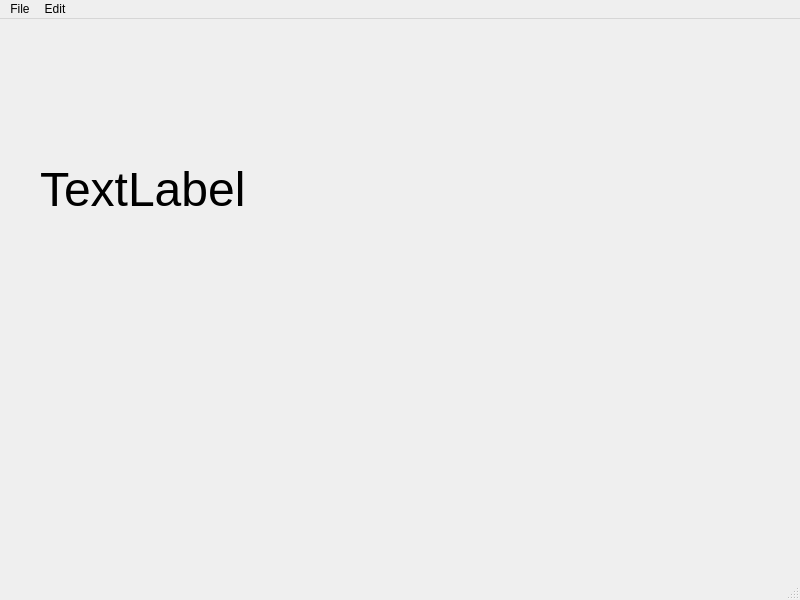
<?xml version="1.0" encoding="UTF-8"?>
<ui version="4.0">
 <class>MainWindow</class>
 <widget class="QMainWindow" name="MainWindow">
  <property name="geometry">
   <rect>
    <x>0</x>
    <y>0</y>
    <width>800</width>
    <height>600</height>
   </rect>
  </property>
  <property name="windowTitle">
   <string>MainWindow</string>
  </property>
  <widget class="QWidget" name="centralwidget">
   <widget class="QLabel" name="label">
    <property name="geometry">
     <rect>
      <x>40</x>
      <y>90</y>
      <width>531</width>
      <height>161</height>
     </rect>
    </property>
    <property name="font">
     <font>
      <pointsize>36</pointsize>
     </font>
    </property>
    <property name="text">
     <string>TextLabel</string>
    </property>
   </widget>
  </widget>
  <widget class="QMenuBar" name="menubar">
   <property name="geometry">
    <rect>
     <x>0</x>
     <y>0</y>
     <width>800</width>
     <height>21</height>
    </rect>
   </property>
   <widget class="QMenu" name="menuFile">
    <property name="title">
     <string>File</string>
    </property>
    <addaction name="actionNew"/>
    <addaction name="actionSave"/>
   </widget>
   <widget class="QMenu" name="menuEdit">
    <property name="title">
     <string>Edit</string>
    </property>
    <addaction name="actionCopy"/>
    <addaction name="actionPaste"/>
   </widget>
   <addaction name="menuFile"/>
   <addaction name="menuEdit"/>
  </widget>
  <widget class="QStatusBar" name="statusbar"/>
  <action name="actionNew">
   <property name="text">
    <string>New</string>
   </property>
   <property name="statusTip">
    <string>Create a new file</string>
   </property>
   <property name="shortcut">
    <string>Ctrl+N</string>
   </property>
  </action>
  <action name="actionSave">
   <property name="text">
    <string>Save</string>
   </property>
   <property name="statusTip">
    <string>Save a file</string>
   </property>
   <property name="shortcut">
    <string>Ctrl+S</string>
   </property>
  </action>
  <action name="actionCopy">
   <property name="text">
    <string>Copy</string>
   </property>
   <property name="statusTip">
    <string>Copy a file</string>
   </property>
   <property name="shortcut">
    <string>Ctrl+C</string>
   </property>
  </action>
  <action name="actionPaste">
   <property name="text">
    <string>Paste</string>
   </property>
   <property name="statusTip">
    <string>Paste a file</string>
   </property>
   <property name="shortcut">
    <string>Ctrl+V</string>
   </property>
  </action>
 </widget>
 <resources/>
 <connections/>
</ui>
